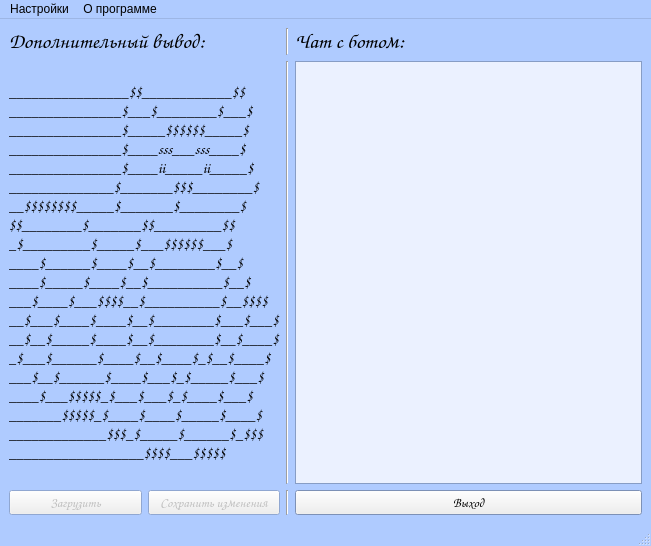
<?xml version="1.0" encoding="UTF-8"?>
<ui version="4.0">
 <class>MainWindow</class>
 <widget class="QMainWindow" name="MainWindow">
  <property name="geometry">
   <rect>
    <x>0</x>
    <y>0</y>
    <width>651</width>
    <height>546</height>
   </rect>
  </property>
  <property name="palette">
   <palette>
    <active>
     <colorrole role="Base">
      <brush brushstyle="SolidPattern">
       <color alpha="255">
        <red>235</red>
        <green>241</green>
        <blue>255</blue>
       </color>
      </brush>
     </colorrole>
     <colorrole role="Window">
      <brush brushstyle="SolidPattern">
       <color alpha="255">
        <red>175</red>
        <green>203</green>
        <blue>255</blue>
       </color>
      </brush>
     </colorrole>
    </active>
    <inactive>
     <colorrole role="Base">
      <brush brushstyle="SolidPattern">
       <color alpha="255">
        <red>235</red>
        <green>241</green>
        <blue>255</blue>
       </color>
      </brush>
     </colorrole>
     <colorrole role="Window">
      <brush brushstyle="SolidPattern">
       <color alpha="255">
        <red>175</red>
        <green>203</green>
        <blue>255</blue>
       </color>
      </brush>
     </colorrole>
    </inactive>
    <disabled>
     <colorrole role="Base">
      <brush brushstyle="SolidPattern">
       <color alpha="255">
        <red>175</red>
        <green>203</green>
        <blue>255</blue>
       </color>
      </brush>
     </colorrole>
     <colorrole role="Window">
      <brush brushstyle="SolidPattern">
       <color alpha="255">
        <red>175</red>
        <green>203</green>
        <blue>255</blue>
       </color>
      </brush>
     </colorrole>
    </disabled>
   </palette>
  </property>
  <property name="windowTitle">
   <string>Bot-assistant</string>
  </property>
  <widget class="QWidget" name="centralwidget">
   <layout class="QGridLayout" name="gridLayout">
    <item row="0" column="0">
     <layout class="QGridLayout" name="grid">
      <item row="0" column="0">
       <widget class="QLabel" name="label">
        <property name="font">
         <font>
          <family>Comic Sans MS</family>
          <pointsize>16</pointsize>
         </font>
        </property>
        <property name="text">
         <string>Дополнительный вывод:</string>
        </property>
       </widget>
      </item>
      <item row="0" column="2">
       <widget class="Line" name="line_2">
        <property name="orientation">
         <enum>Qt::Vertical</enum>
        </property>
       </widget>
      </item>
      <item row="0" column="3">
       <widget class="QLabel" name="label_2">
        <property name="font">
         <font>
          <family>Comic Sans MS</family>
          <pointsize>16</pointsize>
         </font>
        </property>
        <property name="text">
         <string>Чат с ботом:</string>
        </property>
       </widget>
      </item>
      <item row="1" column="3">
       <widget class="QListWidget" name="chat">
        <property name="enabled">
         <bool>true</bool>
        </property>
        <property name="maximumSize">
         <size>
          <width>500</width>
          <height>16777215</height>
         </size>
        </property>
        <property name="baseSize">
         <size>
          <width>0</width>
          <height>0</height>
         </size>
        </property>
       </widget>
      </item>
      <item row="1" column="0">
       <widget class="QLabel" name="additional">
        <property name="font">
         <font>
          <family>Comic Sans MS</family>
          <pointsize>11</pointsize>
         </font>
        </property>
        <property name="text">
         <string>________________$$____________$$
_______________$___$________$___$
_______________$_____$$$$$$_____$
_______________$____sss___sss____$
_______________$____іі_____іі_____$
______________$_______$$$________$
__$$$$$$$$_____$_______$________$
$$________$_______$$_________$$
_$_________$_____$___$$$$$$___$
____$______$____$__$________$__$
____$_____$____$__$__________$__$
___$____$___$$$$__$__________$__$$$$
__$___$____$____$__$________$___$___$
__$__$_____$____$__$________$__$____$
_$___$______$____$__$____$_$__$____$
___$__$______$____$___$_$_____$___$
____$___$$$$$_$___$___$_$____$___$
_______$$$$$_$____$____$_____$____$
_____________$$$_$_____$______$_$$$
__________________$$$$___$$$$$</string>
        </property>
       </widget>
      </item>
      <item row="2" column="2">
       <widget class="Line" name="line_3">
        <property name="orientation">
         <enum>Qt::Vertical</enum>
        </property>
       </widget>
      </item>
      <item row="2" column="3">
       <widget class="QPushButton" name="btn2">
        <property name="enabled">
         <bool>true</bool>
        </property>
        <property name="font">
         <font>
          <family>Comic Sans MS</family>
          <pointsize>10</pointsize>
          <italic>true</italic>
         </font>
        </property>
        <property name="text">
         <string>Выход</string>
        </property>
       </widget>
      </item>
      <item row="1" column="2">
       <widget class="Line" name="line">
        <property name="orientation">
         <enum>Qt::Vertical</enum>
        </property>
       </widget>
      </item>
      <item row="2" column="0">
       <layout class="QHBoxLayout" name="horizontalLayout">
        <item>
         <widget class="QPushButton" name="btn3">
          <property name="enabled">
           <bool>false</bool>
          </property>
          <property name="font">
           <font>
            <family>Comic Sans MS</family>
            <pointsize>10</pointsize>
            <italic>false</italic>
           </font>
          </property>
          <property name="text">
           <string>Загрузить</string>
          </property>
         </widget>
        </item>
        <item>
         <widget class="QPushButton" name="btn1">
          <property name="enabled">
           <bool>false</bool>
          </property>
          <property name="font">
           <font>
            <family>Comic Sans MS</family>
            <pointsize>10</pointsize>
            <italic>true</italic>
           </font>
          </property>
          <property name="text">
           <string>Сохранить изменения</string>
          </property>
         </widget>
        </item>
       </layout>
      </item>
     </layout>
    </item>
   </layout>
  </widget>
  <widget class="QMenuBar" name="menubar">
   <property name="geometry">
    <rect>
     <x>0</x>
     <y>0</y>
     <width>651</width>
     <height>21</height>
    </rect>
   </property>
   <widget class="QMenu" name="menu">
    <property name="title">
     <string>Настройки</string>
    </property>
    <widget class="QMenu" name="choose_user">
     <property name="title">
      <string>Выбор Пользователя</string>
     </property>
     <addaction name="separator"/>
    </widget>
    <addaction name="choose_user"/>
    <addaction name="new_user"/>
    <addaction name="change_settings"/>
   </widget>
   <widget class="QMenu" name="menu_2">
    <property name="title">
     <string>О программе</string>
    </property>
    <addaction name="help"/>
    <addaction name="developers"/>
   </widget>
   <addaction name="menu"/>
   <addaction name="menu_2"/>
  </widget>
  <widget class="QStatusBar" name="statusbar"/>
  <action name="new_user">
   <property name="text">
    <string>Новый пользователь...</string>
   </property>
  </action>
  <action name="change_settings">
   <property name="enabled">
    <bool>false</bool>
   </property>
   <property name="text">
    <string>Настройки текущего пользователя</string>
   </property>
  </action>
  <action name="help">
   <property name="text">
    <string>Помощь</string>
   </property>
  </action>
  <action name="developers">
   <property name="text">
    <string>О разработчиках</string>
   </property>
  </action>
 </widget>
 <resources/>
 <connections/>
</ui>
